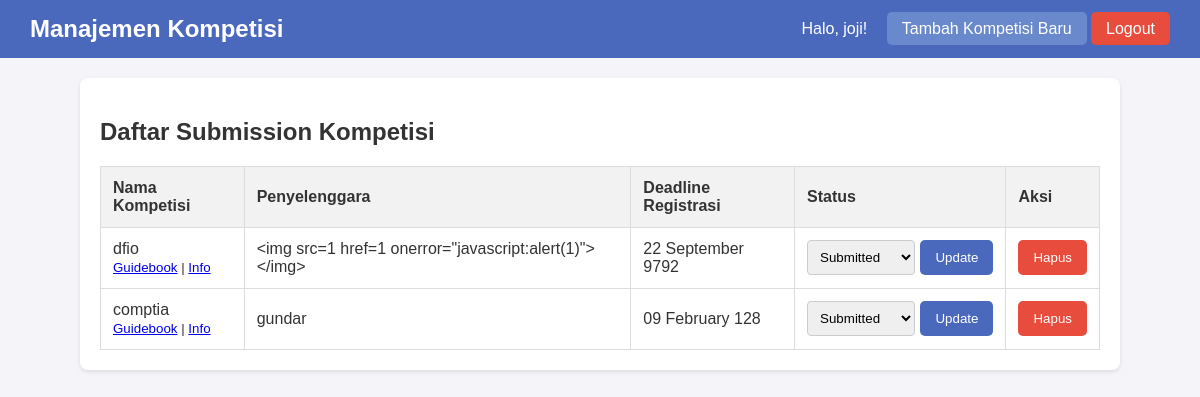
Screenshot of / (signed in) with the database file from the repository.
### app.py (models this page shows, shortened)
class User(UserMixin, db.Model):
    id = db.Column(db.Integer, primary_key=True)
    username = db.Column(db.String(80), unique=True, nullable=False)
    password_hash = db.Column(db.String(200), nullable=False)

class Competition(db.Model):
    id = db.Column(db.Integer, primary_key=True)
    name = db.Column(db.String(200), nullable=False)
    organizer = db.Column(db.String(100), nullable=False)
    registration_deadline = db.Column(db.Date, nullable=False)
    guidebook_link = db.Column(db.String(300))
    information_link = db.Column(db.String(300))
    status = db.Column(db.String(50), nullable=False, default='Submitted')
    submission_date = db.Column(db.DateTime, nullable=False, default=datetime.utcnow)

### app.py (the view)
@app.route('/')
@login_required # Hanya user yang sudah login bisa mengakses ini
def index():
    all_competitions = Competition.query.order_by(Competition.submission_date.desc()).all()
    return render_template('index.html', competitions=all_competitions)

### app.py (called while the page is built)
@login_manager.user_loader
def load_user(user_id):
    return User.query.get(int(user_id))

### templates/index.html (shortened to what this page needs)
{% extends 'base.html' %}
{% block content %}
    <h2>Daftar Submission Kompetisi</h2>
    <table>
        <thead>
            <tr>
                <th>Nama Kompetisi</th>
                <th>Penyelenggara</th>
                <th>Deadline Registrasi</th>
                <th>Status</th>
                <th>Aksi</th>
            </tr>
        </thead>
        <tbody>
            {% for competition in competitions %}
            <tr>
                <td>
                    {{ competition.name }}
                    <br>
                    <small>
                        <a href="{{ competition.guidebook_link }}" target="_blank">Guidebook</a> |
                        <a href="{{ competition.information_link }}" target="_blank">Info</a>
                    </small>
                </td>
                <td>{{ competition.organizer }}</td>
                <td>{{ competition.registration_deadline.strftime('%d %B %Y') }}</td>
                <td>
                    <form action="{{ url_for('update_status', id=competition.id) }}" method="POST" style="display: flex; gap: 5px;">
                        <select name="status">
                            <option value="Submitted" {% if competition.status == 'Submitted' %}selected{% endif %}>Submitted</option>
                        </select>
                        <button type="submit">Update</button>
                    </form>
                </td>
                <td>
                     <form action="{{ url_for('delete_competition', id=competition.id) }}" method="POST" onsubmit="return confirm('Apakah Anda yakin ingin menghapus kompetisi ini?');">
                        <button type="submit" class="delete-button">Hapus</button>
                    </form>
                </td>
            </tr>
            {% else %}
            <tr>
                <td colspan="5">Belum ada kompetisi yang disubmit.</td>
            </tr>
            {% endfor %}
        </tbody>
    </table>
{% endblock %}

### templates/base.html (shortened to what this page needs)
<!DOCTYPE html>
<html lang="id">
<head>
</head>
<body>
    <nav>
        <h1>Manajemen Kompetisi</h1>
        <div>
            {% if current_user.is_authenticated %}
                <span style="margin-right: 15px;">Halo, {{ current_user.username }}!</span>
                <a href="{{ url_for('new_competition') }}">Tambah Kompetisi Baru</a>
                <a href="{{ url_for('logout') }}" style="background-color: #e74c3c;">Logout</a>
            {% else %}
                <a href="{{ url_for('login') }}" style="margin-right: 10px;">Login</a>
                <a href="{{ url_for('register') }}">Registrasi</a>
            {% endif %}
        </div>
    </nav>
    <div class="container">
        {% block content %}{% endblock %}
    </div>
</body>
</html>

### templates/base.html (style rules this page uses)
body { font-family: Arial, sans-serif; margin: 0; background-color: #f4f4f9; color: #333; }
.container { max-width: 1000px; margin: 20px auto; padding: 20px; background-color: #fff; border-radius: 8px; box-shadow: 0 2px 4px rgba(0,0,0,0.1); }
nav { background-color: #4a69bd; padding: 15px 30px; color: white; display: flex; justify-content: space-between; align-items: center; }
nav h1 { margin: 0; font-size: 1.5em; }
nav a { color: white; text-decoration: none; background-color: #6a89cc; padding: 8px 15px; border-radius: 5px; }
table { width: 100%; border-collapse: collapse; margin-top: 20px; }
th, td { padding: 12px; border: 1px solid #ddd; text-align: left; }
th { background-color: #f2f2f2; }
input[type="text"], input[type="url"], input[type="date"], select { width: 100%; padding: 8px; box-sizing: border-box; border: 1px solid #ccc; border-radius: 4px; }
button { background-color: #4a69bd; color: white; padding: 10px 15px; border: none; border-radius: 5px; cursor: pointer; }
.delete-button { background-color: #e74c3c; }

### rows the page displays
User: username "joji"
Competition: name "dfio", organizer "<img src=1 href=1 onerror=\"javascript:alert(1)\"></img>", registration_deadline "22 September 9792", status "Submitted"
Competition: name "comptia", organizer "gundar", registration_deadline "09 February 128", status "Submitted"
